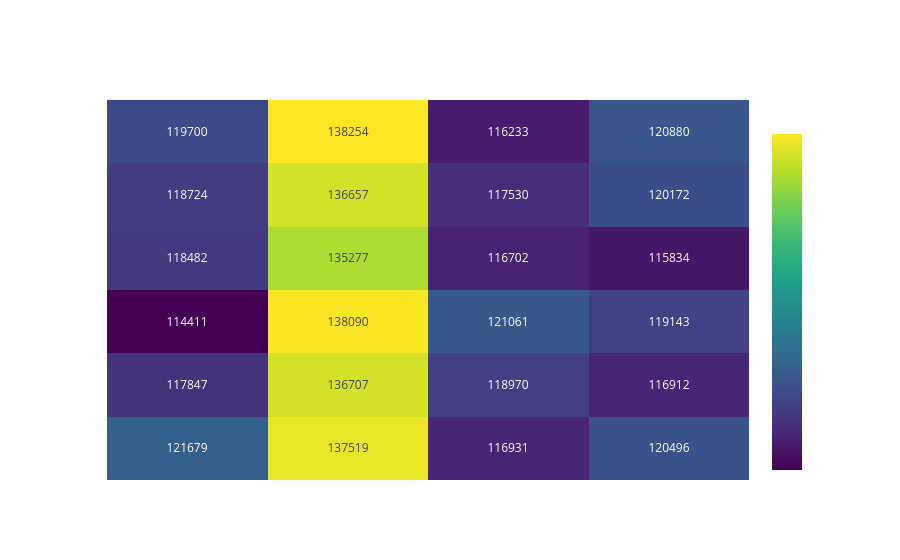

Here is the notebook cell this chart was saved with:
### Code cell
### 7. Salary Heatmap: Company Size × Industry
pivot = ai_df.pivot_table(values='salary', index='company_industry', columns='company_size', aggfunc='mean')
if hasattr(pivot, 'to_pandas'):
    pivot = pivot.to_pandas()
fig = px.imshow(pivot, text_auto='.0f', aspect='auto',
                title='Average Salary by Company Size and Industry',
                labels={'x': 'Company Size', 'y': 'Industry', 'color': 'Avg Salary (USD)'},
                color_continuous_scale='Viridis')

fig.update_layout(paper_bgcolor='rgba(0,0,0,0)', plot_bgcolor='rgba(0,0,0,0)', font=dict(color='white'),
    xaxis=dict(gridcolor='rgba(255,255,255,0.69)'),
    yaxis=dict(gridcolor='rgba(255,255,255,0.69)')
)

fig.write_image('notebook_images/plot_images/new/eda_07.png', scale=2)
fig.show()

### Figure 1 — Plotly figure (JSON) as saved in the notebook; plotly's stock layout.template omitted (floating-point values rounded to 4 significant figures)
{"data": [{"coloraxis": "coloraxis", "name": "0", "texttemplate": "%{z:.0f}", "x": ["Enterprise", "MNC", "Medium", "Startup"], "y": ["E-commerce", "Education", "Finance", "Healthcare", "Retail", "Technology"], "z": [[119700.0, 138300.0, 116200.0, 120900.0], [118700.0, 136700.0, 117500.0, 120200.0], [118500.0, 135300.0, 116700.0, 115800.0], [114400.0, 138100.0, 121100.0, 119100.0], [117800.0, 136700.0, 119000.0, 116900.0], [121700.0, 137500.0, 116900.0, 120500.0]], "type": "heatmap", "xaxis": "x", "yaxis": "y", "hovertemplate": "Company Size: %{x}<br>Industry: %{y}<br>Avg Salary (USD): %{z}<extra></extra>"}], "layout": {"xaxis": {"anchor": "y", "domain": [0.0, 1.0], "title": {"text": "Company Size"}, "gridcolor": "rgba(255,255,255,0.69)"}, "yaxis": {"anchor": "x", "domain": [0.0, 1.0], "autorange": "reversed", "title": {"text": "Industry"}, "gridcolor": "rgba(255,255,255,0.69)"}, "coloraxis": {"colorbar": {"title": {"text": "Avg Salary (USD)"}}, "colorscale": [[0.0, "#440154"], [0.1111, "#482878"], [0.2222, "#3e4989"], [0.3333, "#31688e"], [0.4444, "#26828e"], [0.5556, "#1f9e89"], [0.6667, "#35b779"], [0.7778, "#6ece58"], [0.8889, "#b5de2b"], [1.0, "#fde725"]]}, "title": {"text": "Average Salary by Company Size and Industry"}, "font": {"color": "white"}, "paper_bgcolor": "rgba(0,0,0,0)", "plot_bgcolor": "rgba(0,0,0,0)"}}
